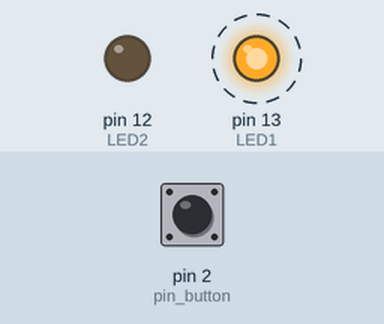
The sketch below on a simulated Arduino Uno, built with avr-gcc and run on an emulated ATmega328P. Shown: output pins drawn as LEDs (lit = HIGH). Dashed ring = blinking. Inputs (shaded band) come from the test bench; at power-on: pin 2 (pin_button) LOW.

Above: at 1.2 s.
1.3 s: pin 2 (pin_button) pulled HIGH for 0.15 s
At 1.4 s:
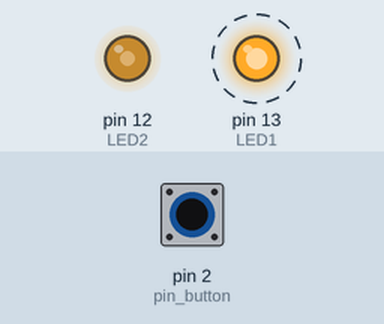
4.3 s: pin 2 (pin_button) pulled HIGH for 1 s
At 7.3 s:
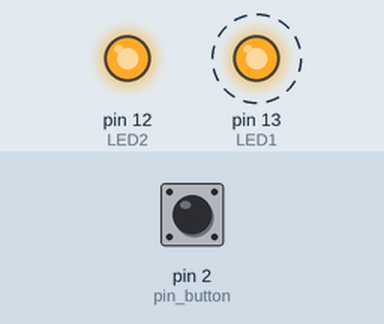
8.3 s: pin 2 (pin_button) pulled HIGH for 0.15 s
At 9.8 s:
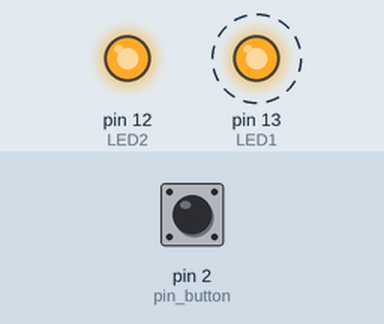
11.3 s: pin 2 (pin_button) pulled HIGH for 3.2 s
At 12.3 s:
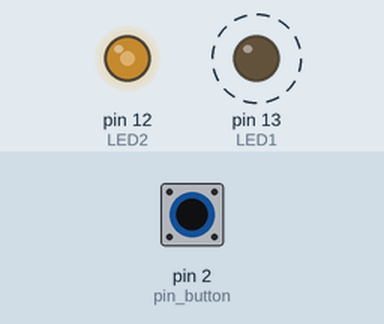
Timing chart, 0 to 18.5 s (numbered marks = the images above; inputs shaded):
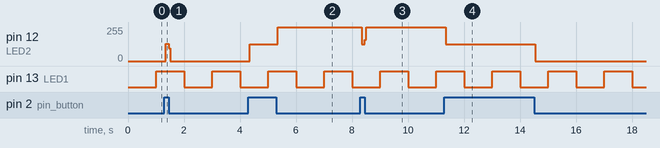

The sketch:

CH_17_05.ino
```cpp
int LED1 = 13, LED2 = 12;     // LED 연결 핀
int pin_button = 2;       // 버튼 연결 핀
boolean state1 = false, state2 = false;   // LED 상태
unsigned long time_previous = 0;

void setup() {
  pinMode(LED1, OUTPUT);    // LED 연결 핀을 출력으로 설정
  pinMode(LED2, OUTPUT);
  pinMode(pin_button, INPUT);     // 버튼 연결 핀을 입력으로 설정
}

void loop() {
  unsigned long time_current = millis();  // 현재까지의 실행 시간

  // LED를 반전시킨 이전 시간 이후 1초 이상 시간이 지난 경우
  if (time_current - time_previous >= 1000) {
    time_previous = time_current;
    state1 = !state1;       // 13번 핀 LED 상태 반전
    digitalWrite(LED1, state1);     // 13번 핀 LED 상태 표시
  }

  if (digitalRead(pin_button)) {    // 버튼이 눌러진 경우
    state2 = !state2;       // 12번 핀 LED 상태 반전
    digitalWrite(LED2, state2);     // 12번 핀 LED 상태 표시
  }
}
```

Measured:
- after the input at 1.3 s, pin 12 (LED2): 0/255 → 128/255 at once, → 0/255 0.12 s later
- after the input at 4.3 s, pin 12 (LED2): 0/255 → 127/255 at once, → 255/255 1.0 s later
- after the input at 8.3 s, pin 12 (LED2): 255/255 → 127/255 at once, → 255/255 0.12 s later
- after the input at 11.3 s, pin 12 (LED2): 255/255 → 127/255 at once, → 0/255 3.2 s later
- by itself, pin 13 (LED1): alternates HIGH for 1.0 s and LOW for 1.0 s
